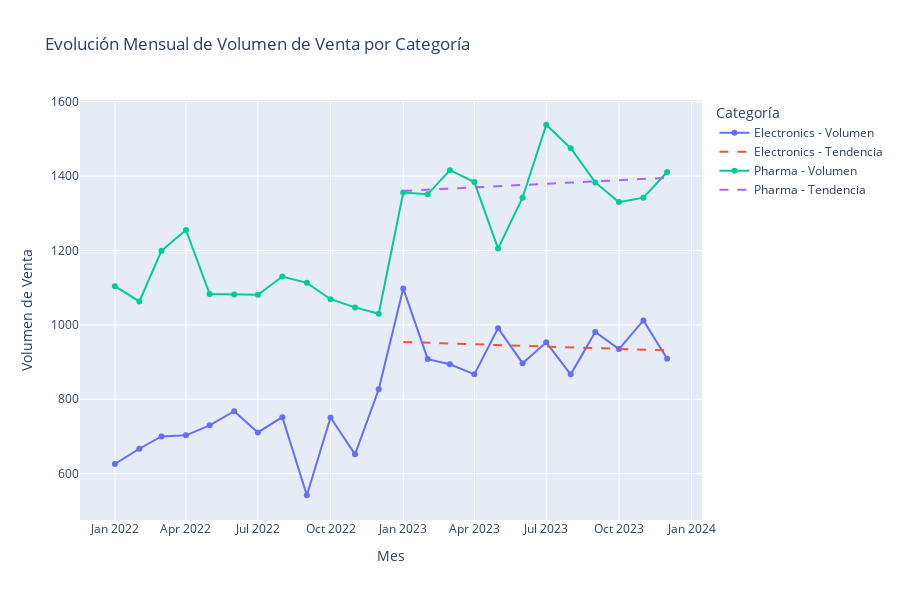

The notebook cell this image was saved under:
### Markdown cell above
### Categoría - Volumen de Venta

### Code cell
quant_cat = df.groupby(['month', 'product_category'])['quantity'].sum().reset_index()

# Crear figura Plotly
fig = go.Figure()

for cat in quant_cat["product_category"].unique():
    subset = quant_cat[quant_cat["product_category"] == cat]

    # Línea de ingresos mensuales
    fig.add_trace(go.Scatter(
        x=subset["month"],
        y=subset["quantity"],
        mode="lines+markers",
        name=f"{cat} - Volumen"
    ))

    # Línea de tendencia desde enero 2023
    subset_2023 = subset[subset["month"] >= "2023-01-01"]
    if len(subset_2023) >= 2:
        x_vals = subset_2023["month"].map(pd.Timestamp.toordinal)
        y_vals = subset_2023["quantity"]
        slope, intercept = np.polyfit(x_vals, y_vals, 1)
        trendline = slope * x_vals + intercept

        fig.add_trace(go.Scatter(
            x=subset_2023["month"],
            y=trendline,
            mode="lines",
            name=f"{cat} - Tendencia",
            line=dict(dash="dash")
        ))

# Layout
fig.update_layout(
    title="Evolución Mensual de Volumen de Venta por Categoría",
    xaxis_title="Mes",
    yaxis_title="Volumen de Venta",
    legend_title="Categoría",
    height=600
)

fig.show()
